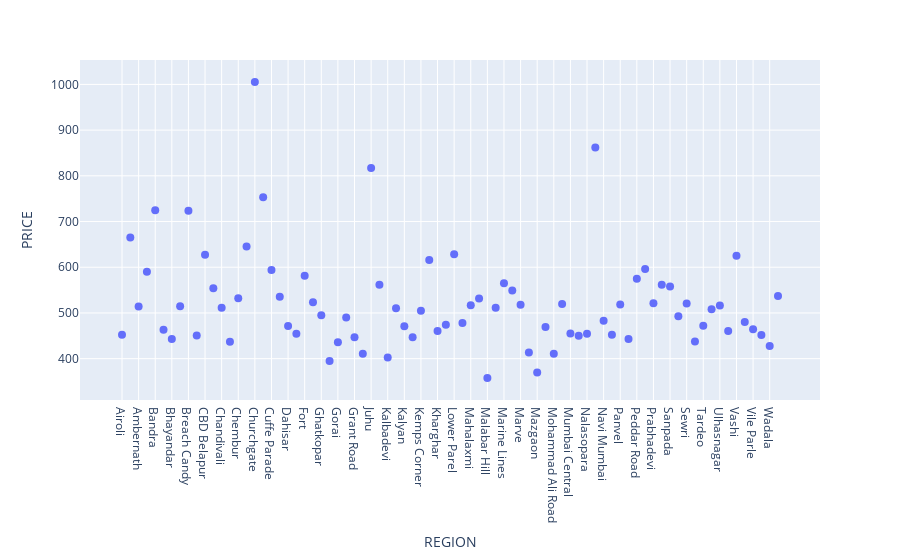

Notebook cell for this chart:
### Code cell
fig = px.scatter(region_price_df, x="REGION", y="PRICE").update_traces(marker_size=8) 
fig.show()

### Figure 1 — Plotly figure (JSON) as saved in the notebook; plotly's stock layout.template omitted (floating-point values rounded to 4 significant figures)
{"data": [{"hovertemplate": "REGION=%{x}<br>PRICE=%{y}<extra></extra>", "legendgroup": "", "marker": {"color": "#636efa", "size": 8, "symbol": "circle"}, "mode": "markers", "name": "", "orientation": "v", "showlegend": false, "type": "scatter", "x": ["Airoli", "Alibaug", "Ambernath", "Andheri", "Bandra", "Bhandup", "Bhayandar", "Borivali", "Breach Candy", "Byculla", "CBD Belapur", "Chakala", "Chandivali", "Charni Road", "Chembur", "Chowpatty", "Churchgate", "Colaba", "Cuffe Parade", "Dadar", "Dahisar", "Dombivali", "Fort", "Ghansoli", "Ghatkopar", "Girgaum", "Gorai", "Goregaon", "Grant Road", "Jogeshwari", "Juhu", "Kalamboli", "Kalbadevi", "Kalwa", "Kalyan", "Kandivali", "Kemps Corner", "Khar", "Kharghar", "Kurla", "Lower Parel", "Mahakali", "Mahalaxmi", "Mahim", "Malabar Hill", "Malad", "Marine Lines", "Marol", "Marve", "Matunga", "Mazgaon", "Mira Road", "Mohammad Ali Road", "Mulund", "Mumbai Central", "Mumbra", "Nalasopara", "Nariman Point", "Navi Mumbai", "Nerul", "Panvel", "Parel", "Peddar Road", "Powai", "Prabhadevi", "Sakinaka", "Sanpada", "Santacruz", "Sewri", "Sion", "Tardeo", "Thane", "Ulhasnagar", "Vasai", "Vashi", "Vikhroli", "Vile Parle", "Virar", "Wadala", "Worli"], "xaxis": "x", "y": [452.3, 665.0, 514.0, 590.0, 724.9, 463.0, 442.8, 514.9, 723.5, 450.6, 627.2, 554.1, 511.2, 436.8, 531.9, 645.5, 1005.0, 753.4, 593.8, 535.5, 471.6, 454.4, 581.2, 523.2, 494.9, 395.1, 435.7, 490.3, 447.1, 410.8, 817.0, 561.4, 402.4, 510.3, 471.0, 446.6, 505.0, 616.1, 460.3, 474.2, 628.3, 478.2, 516.7, 531.5, 357.7, 511.4, 565.2, 548.9, 518.2, 413.4, 369.5, 469.2, 411.0, 519.3, 455.0, 450.0, 454.4, 861.8, 483.0, 452.3, 518.7, 442.9, 575.0, 596.2, 521.1, 561.5, 557.7, 492.9, 520.8, 437.6, 472.0, 508.3, 516.4, 460.4, 625.0, 480.4, 464.5, 452.0, 427.5, 537.0], "yaxis": "y"}], "layout": {"legend": {"tracegroupgap": 0}, "margin": {"t": 60}, "xaxis": {"anchor": "y", "domain": [0, 1], "title": {"text": "REGION"}}, "yaxis": {"anchor": "x", "domain": [0, 1], "title": {"text": "PRICE"}}}}
